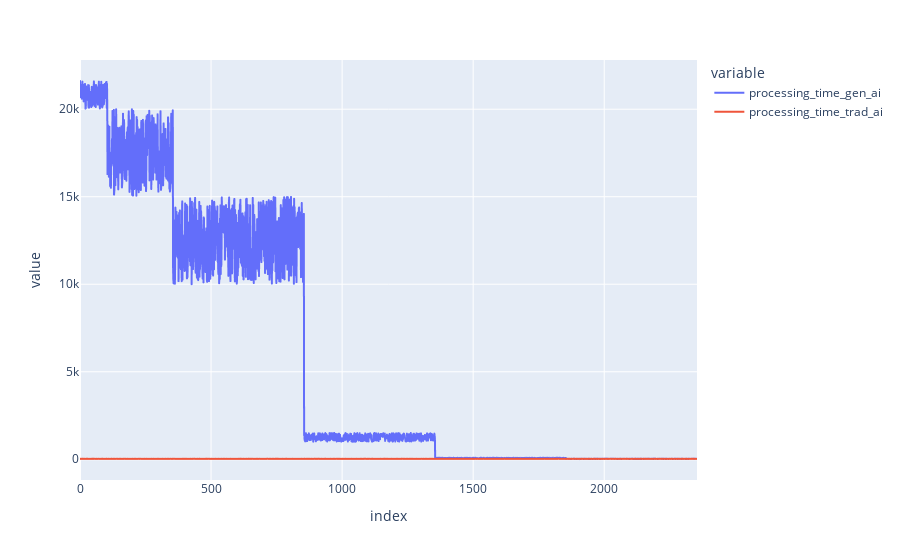

This figure's notebook cell:
### Code cell
import pandas as pd
import plotly.express as px

df = pd.read_csv("test_data.csv")

fig = px.line(df, y=['processing_time_gen_ai', 'processing_time_trad_ai'])
fig.show()

### Figure 1 — Plotly figure (JSON) as saved in the notebook; plotly's stock layout.template omitted (floating-point values rounded to 4 significant figures; data arrays with more than 128 entries replaced by an {"elided": "..."} marker saying what was removed)
{"data": [{"hovertemplate": "variable=processing_time_gen_ai<br>index=%{x}<br>value=%{y}<extra></extra>", "legendgroup": "processing_time_gen_ai", "line": {"color": "#636efa", "dash": "solid"}, "marker": {"symbol": "circle"}, "mode": "lines", "name": "processing_time_gen_ai", "showlegend": true, "type": "scattergl", "x": {"elided": "2355 int values"}, "xaxis": "x", "y": {"elided": "2355 float values"}, "yaxis": "y"}, {"hovertemplate": "variable=processing_time_trad_ai<br>index=%{x}<br>value=%{y}<extra></extra>", "legendgroup": "processing_time_trad_ai", "line": {"color": "#EF553B", "dash": "solid"}, "marker": {"symbol": "circle"}, "mode": "lines", "name": "processing_time_trad_ai", "showlegend": true, "type": "scattergl", "x": {"elided": "2355 int values"}, "xaxis": "x", "y": {"elided": "2355 float values"}, "yaxis": "y"}], "layout": {"legend": {"title": {"text": "variable"}, "tracegroupgap": 0}, "margin": {"t": 60}, "xaxis": {"anchor": "y", "domain": [0, 1], "title": {"text": "index"}}, "yaxis": {"anchor": "x", "domain": [0, 1], "title": {"text": "value"}}}}
